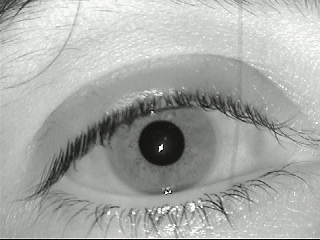
#> input picture resources/eye1.bmp, 320 x 240 px
$ python main.py
#> lines starting #> are read from the running program, lines starting #| are printed output that depends on the picture; after the words box and inside, x2 and y2 are one past the last pixel; in counts of white or black regions, pixels touching at a corner belong together
import cv2 as cv
import numpy as np

def findIris(img):

  # Aplica filtro Gaussiano
  blur = cv.GaussianBlur(img,(5,5),0)

  # Converte a imagem para RGB
  img = cv.cvtColor(img, cv.COLOR_GRAY2RGB)

  # Binarização
  _, binaryPupil = cv.threshold(blur, 30, 255, cv.THRESH_BINARY_INV)
  binaryIris = cv.adaptiveThreshold(blur, 255, cv.ADAPTIVE_THRESH_MEAN_C, cv.THRESH_BINARY_INV,
  21, 5)
  cv.imwrite('process/binaryPupil.png', binaryPupil)
  cv.imwrite('process/binaryIris.png', binaryIris)

  # Fechamento da Imagem
  kernel = cv.getStructuringElement(cv.MORPH_ELLIPSE,(13,13))
  closingPupil = cv.morphologyEx(binaryPupil, cv.MORPH_CLOSE, kernel)
  kernel = cv.getStructuringElement(cv.MORPH_RECT,(3,3))
  closingIris = cv.morphologyEx(binaryIris, cv.MORPH_CLOSE, kernel)
  cv.imwrite('process/closingPupil.png', closingPupil)
  cv.imwrite('process/closingIris.png', closingIris)

  # Encontrar o contorno na pupila
  contoursPupil, _ = cv.findContours(closingPupil.copy(), cv.RETR_EXTERNAL, cv.CHAIN_APPROX_NONE)
  areasPupil = [cv.arcLength(c,True) for c in contoursPupil]
  max_index = np.argmax(areasPupil)

  # Selecionar o maior dos contornos
  cntPupil = contoursPupil[max_index]
  # Encaixa uma elipse no contorno encontrado
  ellipsePupil = cv.fitEllipse(cntPupil)
  # Desenha a elipse na imagem
  result = cv.ellipse(img.copy(), ellipsePupil ,(255,255,0), 1)
  # Desenha o centro da elipse na imagem
  cv.circle(result,(int(ellipsePupil[0][0]),int(ellipsePupil[0][1])),2,(0,255,0),1)

  # Cria um círculo no centro do contorno para tirar as medidas da máscara
  (x,y), radius = cv.minEnclosingCircle(cntPupil)
  Pcenter = (int(x),int(y))
  Pradius = int(radius)

  # Criando uma máscara para detectar a iris
  mask = np.zeros_like(closingIris)
  mask = cv.circle(mask, Pcenter, Pradius * 3, (255,255,255), -1)

  # Recortando a área da Iris
  irisMask = cv.bitwise_and(closingIris, mask)
  cv.imwrite('process/IrisMask.png', irisMask)

  # [11 lines of commented-out code are left out]
  contoursIris, _ = cv.findContours(irisMask.copy(), cv.RETR_EXTERNAL, cv.CHAIN_APPROX_NONE)
  areasIris = [cv.arcLength(c,True) for c in contoursIris]
  max_index2 = np.argmax(areasIris)

  # Seleciona o maior dos contornos
  cntIris = contoursIris[max_index2]
  # Encaixa uma elipse no contorno encontrado
  ellipseIris = cv.fitEllipse(cntIris)
  # Desenha a elipse na imagem
  result = cv.ellipse(result.copy(), ellipseIris,(255,255,0), 1)
  cv.imwrite('process/Iris.png', result)

  return result

# Le as imagens
eye1 = cv.imread('resources/eye1.bmp', 0)
#> eye1: shape (240, 320); min 0, max 248, mean 169.3
eye2 = cv.imread('resources/eye2.bmp', 0)
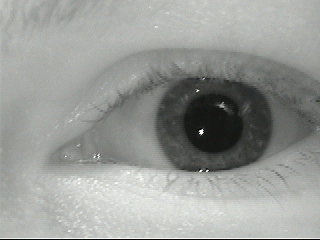
#> input picture resources/eye2.bmp, 320 x 240 px
#> eye2: shape (240, 320); min 0, max 248, mean 153.8
eye3 = cv.imread('resources/eye3.bmp', 0)
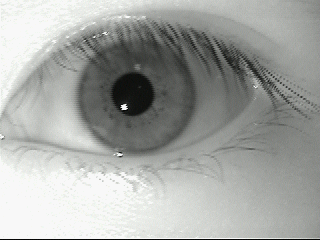
#> input picture resources/eye3.bmp, 320 x 240 px
#> eye3: shape (240, 320); min 2, max 248, mean 165.3
eye4 = cv.imread('resources/eye4.bmp', 0)
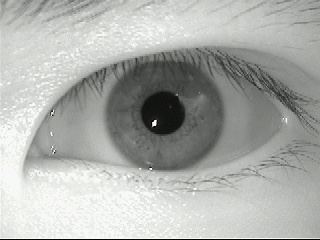
#> input picture resources/eye4.bmp, 320 x 240 px
#> eye4: shape (240, 320); min 0, max 248, mean 173.7
eye5 = cv.imread('resources/eye5.bmp', 0)
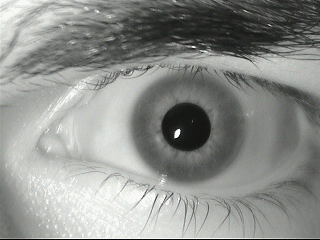
#> input picture resources/eye5.bmp, 320 x 240 px
#> eye5: shape (240, 320); min 2, max 248, mean 143.2

# Detecta a iris
final1 = findIris(eye1)
#> in findIris, `_, binaryPupil = cv.threshold(blur, 30, 255, cv.THRESH_BINARY_INV)`:
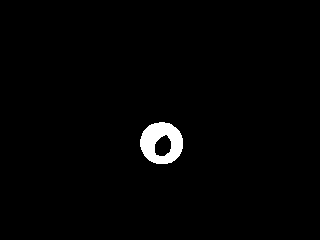
#> binaryPupil: shape (240, 320); 1.5% white; 1 white region, box (x1, y1, x2, y2) and area: (140, 122, 183, 164) 1181
#> in findIris, `binaryIris = cv.adaptiveThreshold(blur, 255, cv.ADAPTIVE_THRESH_MEAN_C..`: binaryIris: shape (240, 320); 22% white; 250 white regions (175 under 20 px), largest, box (x1, y1, x2, y2) and area: (11, 53, 320, 204) 4924, (138, 121, 185, 166) 1445, (0, 200, 320, 240) 1095
#> in findIris, `closingPupil = cv.morphologyEx(binaryPupil, cv.MORPH_CLOSE, kernel)`: closingPupil: shape (240, 320); 1.6% white; 1 white region, box (x1, y1, x2, y2) and area: (140, 122, 183, 164) 1205
#> in findIris, `closingIris = cv.morphologyEx(binaryIris, cv.MORPH_CLOSE, kernel)`: closingIris: shape (240, 320); 23.2% white; 201 white regions (140 under 20 px)
#> in findIris, `contoursPupil, _ = cv.findContours(closingPupil.copy(), cv.RETR_EXTERN..`: contoursPupil = 1 contour; box (x1, y1, x2, y2) and area: (140, 122, 183, 164) 1376
#> in findIris, `areasPupil = [cv.arcLength(c,True) for c in contoursPupil]`: areasPupil = [138.5]
#> in findIris, `max_index = np.argmax(areasPupil)`: max_index = 0
#> in findIris, `cntPupil = contoursPupil[max_index]`: cntPupil = contour of 119 points, box (x1, y1, x2, y2) (140, 122, 183, 164), area 1376
#> in findIris, `ellipsePupil = cv.fitEllipse(cntPupil)`: ellipsePupil = ((161.2, 142.7), (41.26, 42.49), 109.8)
#> in findIris, `cv.circle(result,(int(ellipsePupil[0][0]),int(ellipsePupil[0][1])),2,(..`: result: shape (240, 320, 3); mean B, G, R 169.6, 169.7, 169.2
#> in findIris, `(x,y), radius = cv.minEnclosingCircle(cntPupil)`: x = 161; y = 143; radius = 21.63
#> in findIris, `Pcenter = (int(x),int(y))`: Pcenter = (161, 143)
#> in findIris, `Pradius = int(radius)`: Pradius = 21
#> in findIris, `mask = cv.circle(mask, Pcenter, Pradius * 3, (255,255,255), -1)`: mask: shape (240, 320); 16.2% white; 1 white region, box (x1, y1, x2, y2) and area: (98, 80, 225, 207) 12453
#> in findIris, `irisMask = cv.bitwise_and(closingIris, mask)`: irisMask: shape (240, 320); 5.9% white; 17 white regions (10 under 20 px)
#> in findIris, `contoursIris, _ = cv.findContours(irisMask.copy(), cv.RETR_EXTERNAL, c..`: contoursIris = 17 contours, 12 with area under 20; largest, box (x1, y1, x2, y2) and area: (138, 121, 185, 166) 1619, (99, 90, 214, 151) 1578, (109, 155, 211, 196) 666, (194, 119, 216, 177) 388, (133, 82, 158, 91) 104
#> in findIris, `areasIris = [cv.arcLength(c,True) for c in contoursIris]`: areasIris = [0, 25.07, 0, 0, 0, 21.31, 7.41, 5.41, 332.5, 10.83, 3.41, 10.83, 150.7, 166.9, 358.1, 0, 57.56]
#> in findIris, `max_index2 = np.argmax(areasIris)`: max_index2 = 14
#> in findIris, `cntIris = contoursIris[max_index2]`: cntIris = contour of 313 points, box (x1, y1, x2, y2) (99, 90, 214, 151), area 1578
#> in findIris, `ellipseIris = cv.fitEllipse(cntIris)`: ellipseIris = ((152.5, 120.6), (43.51, 107.6), 72.36)
final2 = findIris(eye2)
#> in findIris (call 2), `_, binaryPupil = cv.threshold(blur, 30, 255, cv.THRESH_BINARY_INV)`: binaryPupil: shape (240, 320); 3% white; 1 white region, box (x1, y1, x2, y2) and area: (185, 95, 242, 152) 2297
#> in findIris (call 2), `binaryIris = cv.adaptiveThreshold(blur, 255, cv.ADAPTIVE_THRESH_MEAN_C..`: binaryIris: shape (240, 320); 15.4% white; 146 white regions (102 under 20 px), largest, box (x1, y1, x2, y2) and area: (156, 76, 272, 173) 3079, (44, 69, 172, 171) 2118, (183, 93, 243, 154) 1670
#> in findIris (call 2), `closingPupil = cv.morphologyEx(binaryPupil, cv.MORPH_CLOSE, kernel)`: closingPupil: shape (240, 320); 3.3% white; 1 white region, box (x1, y1, x2, y2) and area: (185, 95, 242, 152) 2565
#> in findIris (call 2), `closingIris = cv.morphologyEx(binaryIris, cv.MORPH_CLOSE, kernel)`: closingIris: shape (240, 320); 15.7% white; 130 white regions (84 under 20 px)
#> in findIris (call 2), `contoursPupil, _ = cv.findContours(closingPupil.copy(), cv.RETR_EXTERN..`: contoursPupil = 1 contour; box (x1, y1, x2, y2) and area: (185, 95, 242, 152) 2482
#> in findIris (call 2), `cv.circle(result,(int(ellipsePupil[0][0]),int(ellipsePupil[0][1])),2,(..`: result: shape (240, 320, 3); mean B, G, R 154.2, 154.3, 153.7
#> in findIris (call 2), `mask = cv.circle(mask, Pcenter, Pradius * 3, (255,255,255), -1)`: mask: shape (240, 320); 30.9% white; 1 white region, box (x1, y1, x2, y2) and area: (126, 35, 301, 210) 23769
#> in findIris (call 2), `irisMask = cv.bitwise_and(closingIris, mask)`: irisMask: shape (240, 320); 9.6% white; 38 white regions (17 under 20 px)
#> in findIris (call 2), `contoursIris, _ = cv.findContours(irisMask.copy(), cv.RETR_EXTERNAL, c..`: contoursIris = 35 contours, 21 with area under 20; largest, box (x1, y1, x2, y2) and area: (156, 76, 272, 173) 9086, (157, 48, 282, 69) 538, (129, 69, 172, 101) 326, (193, 181, 262, 202) 199, (134, 157, 166, 170) 179
final3 = findIris(eye3)
#> in findIris (call 3), `_, binaryPupil = cv.threshold(blur, 30, 255, cv.THRESH_BINARY_INV)`: binaryPupil: shape (240, 320); 1.6% white; 1 white region, box (x1, y1, x2, y2) and area: (113, 73, 153, 115) 1204
#> in findIris (call 3), `binaryIris = cv.adaptiveThreshold(blur, 255, cv.ADAPTIVE_THRESH_MEAN_C..`: binaryIris: shape (240, 320); 16.8% white; 127 white regions (91 under 20 px), largest, box (x1, y1, x2, y2) and area: (0, 21, 196, 156) 4708, (184, 37, 317, 148) 1803, (112, 72, 155, 117) 1142
#> in findIris (call 3), `closingPupil = cv.morphologyEx(binaryPupil, cv.MORPH_CLOSE, kernel)`: closingPupil: shape (240, 320); 1.7% white; 1 white region, box (x1, y1, x2, y2) and area: (113, 73, 153, 115) 1276
#> in findIris (call 3), `closingIris = cv.morphologyEx(binaryIris, cv.MORPH_CLOSE, kernel)`: closingIris: shape (240, 320); 17.3% white; 103 white regions (75 under 20 px)
#> in findIris (call 3), `contoursPupil, _ = cv.findContours(closingPupil.copy(), cv.RETR_EXTERN..`: contoursPupil = 1 contour; box (x1, y1, x2, y2) and area: (113, 73, 153, 115) 1218
#> in findIris (call 3), `areasPupil = [cv.arcLength(c,True) for c in contoursPupil]`: areasPupil = [132.5]
#> in findIris (call 3), `cntPupil = contoursPupil[max_index]`: cntPupil = contour of 113 points, box (x1, y1, x2, y2) (113, 73, 153, 115), area 1218
#> in findIris (call 3), `ellipsePupil = cv.fitEllipse(cntPupil)`: ellipsePupil = ((132.5, 93.38), (38.73, 40.28), 156.2)
#> in findIris (call 3), `cv.circle(result,(int(ellipsePupil[0][0]),int(ellipsePupil[0][1])),2,(..`:
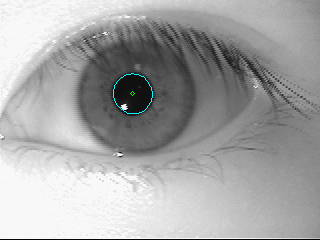
#> result: shape (240, 320, 3); mean B, G, R 165.6, 165.6, 165.3
#> in findIris (call 3), `(x,y), radius = cv.minEnclosingCircle(cntPupil)`: x = 132.6; y = 93.64; radius = 20.67
#> in findIris (call 3), `Pcenter = (int(x),int(y))`: Pcenter = (132, 93)
#> in findIris (call 3), `Pradius = int(radius)`: Pradius = 20
#> in findIris (call 3), `mask = cv.circle(mask, Pcenter, Pradius * 3, (255,255,255), -1)`: mask: shape (240, 320); 14.7% white; 1 white region, box (x1, y1, x2, y2) and area: (72, 33, 193, 154) 11289
#> in findIris (call 3), `irisMask = cv.bitwise_and(closingIris, mask)`: irisMask: shape (240, 320); 5.4% white; 14 white regions (8 under 20 px)
#> in findIris (call 3), `contoursIris, _ = cv.findContours(irisMask.copy(), cv.RETR_EXTERNAL, c..`: contoursIris = 14 contours, 8 with area under 20; largest, box (x1, y1, x2, y2) and area: (76, 34, 193, 154) 2115, (109, 72, 155, 119) 1460, (138, 34, 164, 66) 216, (110, 123, 118, 135) 31, (162, 90, 169, 99) 29, (126, 123, 132, 129) 21
#> in findIris (call 3), `areasIris = [cv.arcLength(c,True) for c in contoursIris]`: areasIris = [6.83, 17.66, 30.14, 4.83, 9.07, 6.83, 11.07, 23.31, 12.49, 0, 166.4, 15.31, 128.6, 807.8]
#> in findIris (call 3), `max_index2 = np.argmax(areasIris)`: max_index2 = 13
#> in findIris (call 3), `cntIris = contoursIris[max_index2]`: cntIris = contour of 696 points, box (x1, y1, x2, y2) (76, 34, 193, 154), area 2115
#> in findIris (call 3), `ellipseIris = cv.fitEllipse(cntIris)`: ellipseIris = ((134.3, 97.13), (105.3, 110.9), 94.53)
final4 = findIris(eye4)
#> in findIris (call 4), `_, binaryPupil = cv.threshold(blur, 30, 255, cv.THRESH_BINARY_INV)`: binaryPupil: shape (240, 320); 1.6% white; 1 white region, box (x1, y1, x2, y2) and area: (142, 92, 183, 134) 1229
#> in findIris (call 4), `binaryIris = cv.adaptiveThreshold(blur, 255, cv.ADAPTIVE_THRESH_MEAN_C..`:
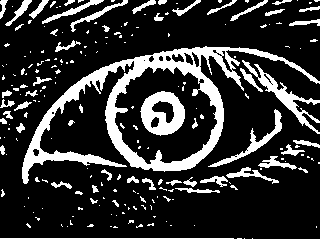
#> binaryIris: shape (240, 320); 19.8% white; 210 white regions (155 under 20 px), largest, box (x1, y1, x2, y2) and area: (22, 46, 320, 184) 7094, (140, 91, 185, 136) 1201, (242, 60, 320, 134) 934
#> in findIris (call 4), `closingPupil = cv.morphologyEx(binaryPupil, cv.MORPH_CLOSE, kernel)`: closingPupil: shape (240, 320); 1.7% white; 1 white region
#> in findIris (call 4), `contoursPupil, _ = cv.findContours(closingPupil.copy(), cv.RETR_EXTERN..`: contoursPupil = 1 contour; box (x1, y1, x2, y2) and area: (142, 92, 183, 134) 1254
#> in findIris (call 4), `areasPupil = [cv.arcLength(c,True) for c in contoursPupil]`: areasPupil = [134.5]
#> in findIris (call 4), `cntPupil = contoursPupil[max_index]`: cntPupil = contour of 115 points, box (x1, y1, x2, y2) (142, 92, 183, 134), area 1254
#> in findIris (call 4), `ellipsePupil = cv.fitEllipse(cntPupil)`: ellipsePupil = ((162.2, 112.6), (39.38, 40.71), 148.4)
#> in findIris (call 4), `(x,y), radius = cv.minEnclosingCircle(cntPupil)`: x = 162.3; y = 112.7; radius = 20.86
#> in findIris (call 4), `Pcenter = (int(x),int(y))`: Pcenter = (162, 112)
#> in findIris (call 4), `contoursIris, _ = cv.findContours(irisMask.copy(), cv.RETR_EXTERNAL, c..`: contoursIris = 1 contour; box (x1, y1, x2, y2) and area: (105, 52, 223, 172) 10578
#> in findIris (call 4), `areasIris = [cv.arcLength(c,True) for c in contoursIris]`: areasIris = [434.7]
#> in findIris (call 4), `max_index2 = np.argmax(areasIris)`: max_index2 = 0
#> in findIris (call 4), `cntIris = contoursIris[max_index2]`: cntIris = contour of 373 points, box (x1, y1, x2, y2) (105, 52, 223, 172), area 10578
#> in findIris (call 4), `ellipseIris = cv.fitEllipse(cntIris)`: ellipseIris = ((163.1, 112.8), (115.4, 117.3), 168.3)
final5 = findIris(eye5)
#> in findIris (call 5), `contoursPupil, _ = cv.findContours(closingPupil.copy(), cv.RETR_EXTERN..`: contoursPupil = 5 contours, 3 with area under 20; largest, box (x1, y1, x2, y2) and area: (163, 105, 209, 149) 1484, (231, 28, 249, 39) 78
#> in findIris (call 5), `contoursIris, _ = cv.findContours(irisMask.copy(), cv.RETR_EXTERNAL, c..`: contoursIris = 8 contours, 7 with area under 20; largest, box (x1, y1, x2, y2) and area: (130, 65, 245, 184) 9681

# Salva o resultado de todas as imagens
cv.imwrite('results/eye1.png', final1)
cv.imwrite('results/eye2.png', final2)
cv.imwrite('results/eye3.png', final3)
cv.imwrite('results/eye4.png', final4)
cv.imwrite('results/eye5.png', final5)
